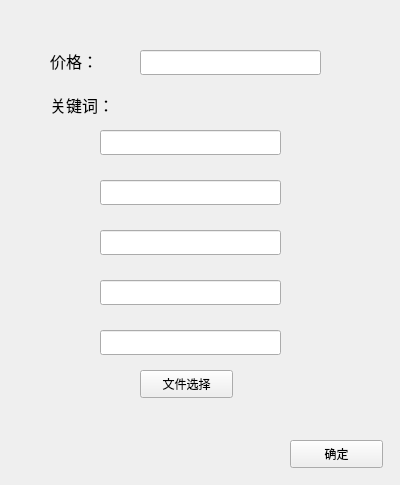
<?xml version="1.0" encoding="UTF-8"?>
<ui version="4.0">
 <class>Form</class>
 <widget class="QWidget" name="Form">
  <property name="geometry">
   <rect>
    <x>0</x>
    <y>0</y>
    <width>400</width>
    <height>485</height>
   </rect>
  </property>
  <property name="windowTitle">
   <string>Form</string>
  </property>
  <widget class="QPushButton" name="choosefile_button">
   <property name="geometry">
    <rect>
     <x>140</x>
     <y>370</y>
     <width>93</width>
     <height>28</height>
    </rect>
   </property>
   <property name="text">
    <string>文件选择</string>
   </property>
  </widget>
  <widget class="QLineEdit" name="lineEdit_2">
   <property name="enabled">
    <bool>true</bool>
   </property>
   <property name="geometry">
    <rect>
     <x>30</x>
     <y>410</y>
     <width>341</width>
     <height>21</height>
    </rect>
   </property>
   <property name="font">
    <font>
     <family>Adobe Arabic</family>
     <pointsize>10</pointsize>
    </font>
   </property>
   <property name="focusPolicy">
    <enum>Qt::StrongFocus</enum>
   </property>
   <property name="autoFillBackground">
    <bool>false</bool>
   </property>
   <property name="styleSheet">
    <string notr="true">background-color: rgba(0, 0, 0, 0);</string>
   </property>
   <property name="frame">
    <bool>false</bool>
   </property>
   <property name="echoMode">
    <enum>QLineEdit::Normal</enum>
   </property>
   <property name="dragEnabled">
    <bool>false</bool>
   </property>
   <property name="readOnly">
    <bool>true</bool>
   </property>
   <property name="cursorMoveStyle">
    <enum>Qt::LogicalMoveStyle</enum>
   </property>
  </widget>
  <widget class="QLabel" name="label_2">
   <property name="geometry">
    <rect>
     <x>50</x>
     <y>94</y>
     <width>72</width>
     <height>21</height>
    </rect>
   </property>
   <property name="font">
    <font>
     <family>Adobe Arabic</family>
     <pointsize>12</pointsize>
    </font>
   </property>
   <property name="text">
    <string>关键词：</string>
   </property>
  </widget>
  <widget class="QLabel" name="label">
   <property name="geometry">
    <rect>
     <x>50</x>
     <y>50</y>
     <width>81</width>
     <height>21</height>
    </rect>
   </property>
   <property name="font">
    <font>
     <family>Adobe Arabic</family>
     <pointsize>12</pointsize>
    </font>
   </property>
   <property name="text">
    <string>价格：</string>
   </property>
  </widget>
  <widget class="QPushButton" name="button">
   <property name="geometry">
    <rect>
     <x>290</x>
     <y>440</y>
     <width>93</width>
     <height>28</height>
    </rect>
   </property>
   <property name="text">
    <string>确定</string>
   </property>
  </widget>
  <widget class="QLineEdit" name="lineEdit">
   <property name="geometry">
    <rect>
     <x>140</x>
     <y>50</y>
     <width>181</width>
     <height>25</height>
    </rect>
   </property>
   <property name="font">
    <font>
     <family>Adobe Arabic</family>
     <pointsize>12</pointsize>
    </font>
   </property>
   <property name="readOnly">
    <bool>false</bool>
   </property>
  </widget>
  <widget class="QLineEdit" name="lineEdit_3">
   <property name="geometry">
    <rect>
     <x>100</x>
     <y>130</y>
     <width>181</width>
     <height>25</height>
    </rect>
   </property>
   <property name="font">
    <font>
     <family>Adobe Arabic</family>
     <pointsize>12</pointsize>
    </font>
   </property>
   <property name="readOnly">
    <bool>false</bool>
   </property>
  </widget>
  <widget class="QLineEdit" name="lineEdit_4">
   <property name="geometry">
    <rect>
     <x>100</x>
     <y>180</y>
     <width>181</width>
     <height>25</height>
    </rect>
   </property>
   <property name="font">
    <font>
     <family>Adobe Arabic</family>
     <pointsize>12</pointsize>
    </font>
   </property>
   <property name="readOnly">
    <bool>false</bool>
   </property>
  </widget>
  <widget class="QLineEdit" name="lineEdit_5">
   <property name="geometry">
    <rect>
     <x>100</x>
     <y>230</y>
     <width>181</width>
     <height>25</height>
    </rect>
   </property>
   <property name="font">
    <font>
     <family>Adobe Arabic</family>
     <pointsize>12</pointsize>
    </font>
   </property>
   <property name="readOnly">
    <bool>false</bool>
   </property>
  </widget>
  <widget class="QLineEdit" name="lineEdit_6">
   <property name="geometry">
    <rect>
     <x>100</x>
     <y>280</y>
     <width>181</width>
     <height>25</height>
    </rect>
   </property>
   <property name="font">
    <font>
     <family>Adobe Arabic</family>
     <pointsize>12</pointsize>
    </font>
   </property>
   <property name="readOnly">
    <bool>false</bool>
   </property>
  </widget>
  <widget class="QLineEdit" name="lineEdit_7">
   <property name="geometry">
    <rect>
     <x>100</x>
     <y>330</y>
     <width>181</width>
     <height>25</height>
    </rect>
   </property>
   <property name="font">
    <font>
     <family>Adobe Arabic</family>
     <pointsize>12</pointsize>
    </font>
   </property>
   <property name="readOnly">
    <bool>false</bool>
   </property>
  </widget>
 </widget>
 <resources/>
 <connections/>
</ui>
